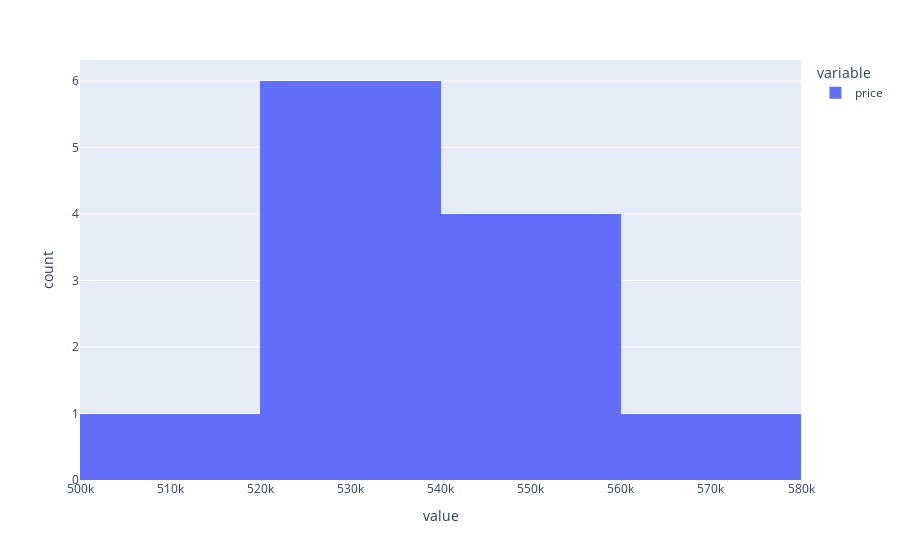

The notebook cell saved with this chart:
### Code cell
px.histogram(data_frame=df_price_month)

### Figure 1 — Plotly figure (JSON) as saved in the notebook; plotly's stock layout.template omitted (floating-point values rounded to 4 significant figures)
{"data": [{"alignmentgroup": "True", "bingroup": "x", "hovertemplate": "variable=price<br>value=%{x}<br>count=%{y}<extra></extra>", "legendgroup": "price", "marker": {"color": "#636efa", "pattern": {"shape": ""}}, "name": "price", "offsetgroup": "price", "orientation": "v", "showlegend": true, "type": "histogram", "x": [525900.0, 507900.0, 544000.0, 561800.0, 550800.0, 558000.0, 544800.0, 536400.0, 529300.0, 539000.0, 522000.0, 524500.0], "xaxis": "x", "yaxis": "y"}], "layout": {"barmode": "relative", "legend": {"title": {"text": "variable"}, "tracegroupgap": 0}, "margin": {"t": 60}, "xaxis": {"anchor": "y", "domain": [0, 1], "title": {"text": "value"}}, "yaxis": {"anchor": "x", "domain": [0, 1], "title": {"text": "count"}}}}
